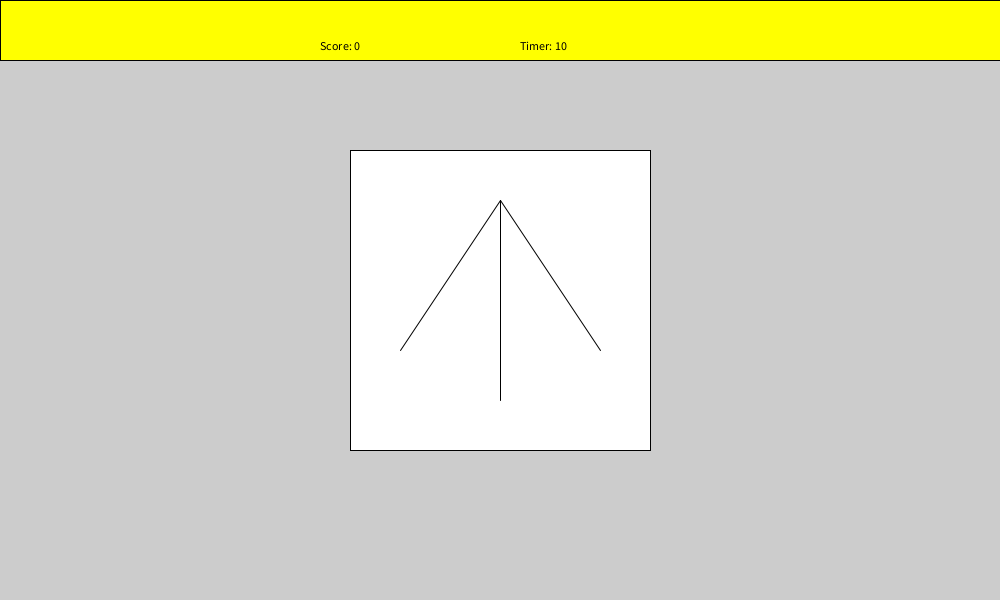
Frame 1 (no input)
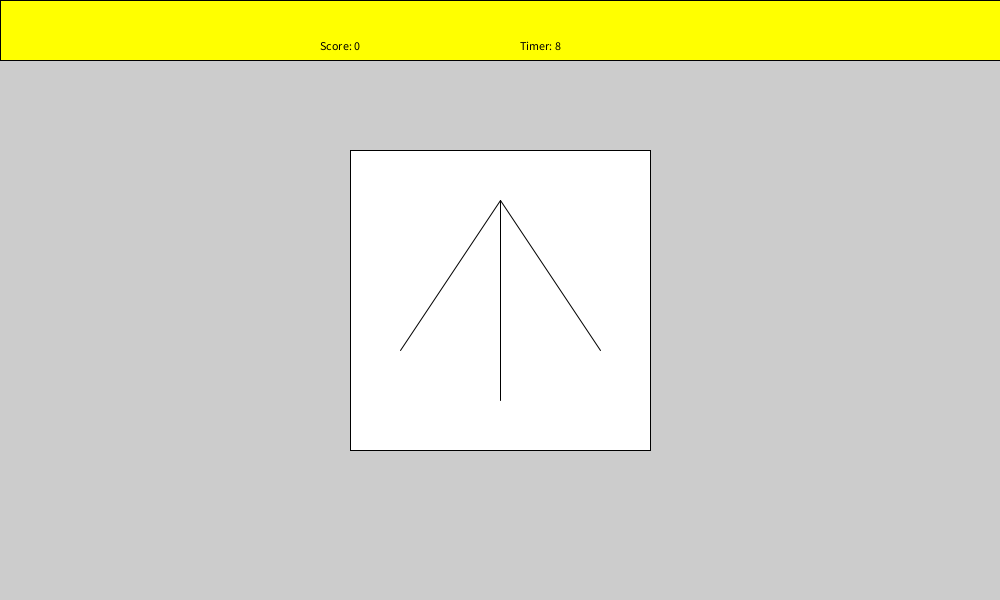
Frame 60 (the mouse pressed at the canvas centre just before this capture)
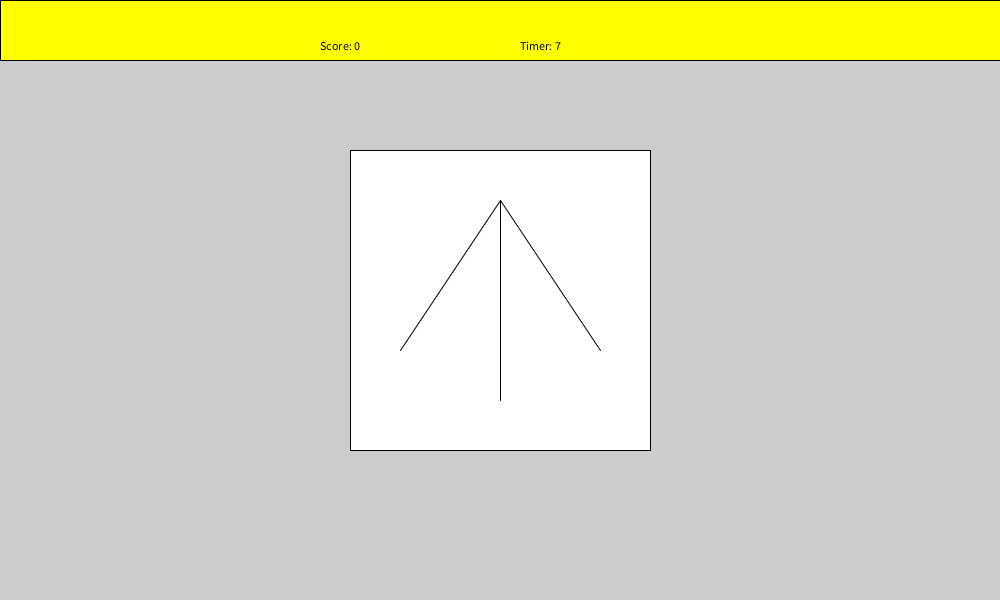
Frame 120 (the mouse held since frame 60 and released just before this capture)

The Processing sketch that drew these frames (run headless with seeded random() and noise(); from frame 60 on, the mouse is pressed at the canvas centre):

// Processing sketch: processing_76334
// ── processing_76334.pde

int score=0;
int timer=10;
int timeLast = 0;
int i=0;
 
void setup() 
  {
    size(1000, 600);
    smooth();
    timeLast=second();
  }
 
void draw() 
  {
    if (timer>0) 
    {
      game();
    }
  }
 
void game() 
{
  if (second()!=timeLast) 
  {
      timeLast=second();
      timer-=1;
  }
    
  if(i==0)
  {
    rect(350,150,300,300);
    line(500,200,500,400);
    line(500,200,600,350);
    line(500,200,400,350);
      
      if(keyCode==UP)
      {
        i=1;
        score = score + 1;
      }
  }
  else if(i==1)
  {
    rect(350,150,300,300);
    line(500,200,500,400);
    line(500,400,600,250);
    line(500,400,400,250);
      
      if(keyCode==DOWN)
      {
        i=0;
        score = score + 1;
        
      }
  } 
  
  fill(255,255,0);
  rect(0,0,1000,60);
  fill(0);
  text("Score: "+score, 320, 50);
  text("Timer: "+timer, 520, 50);
  fill(255);
}
